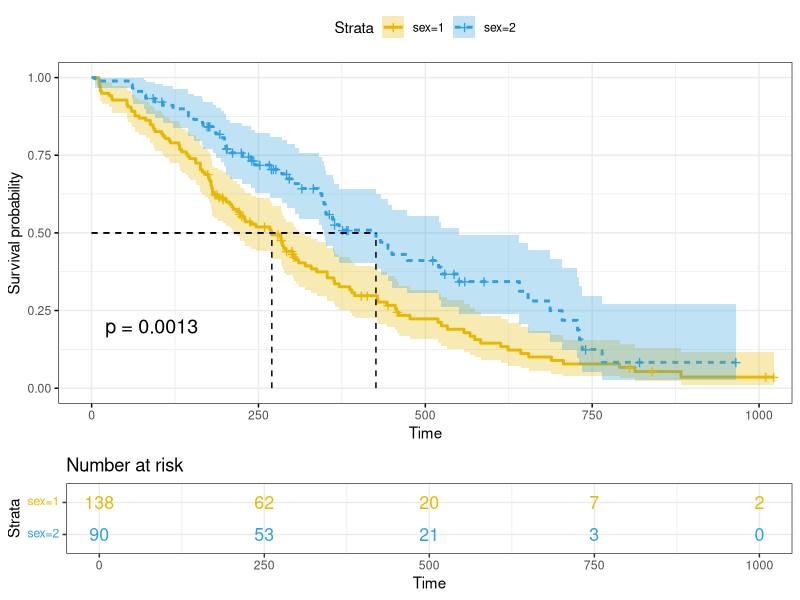
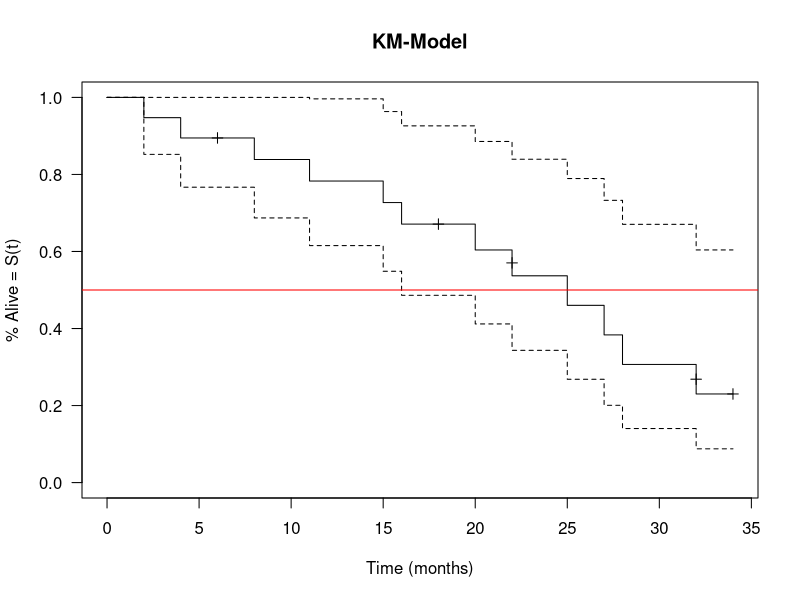
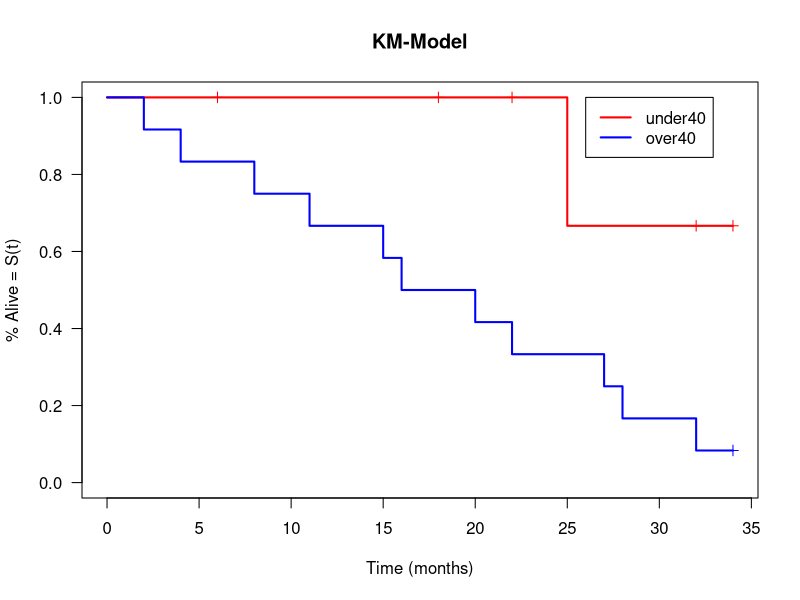
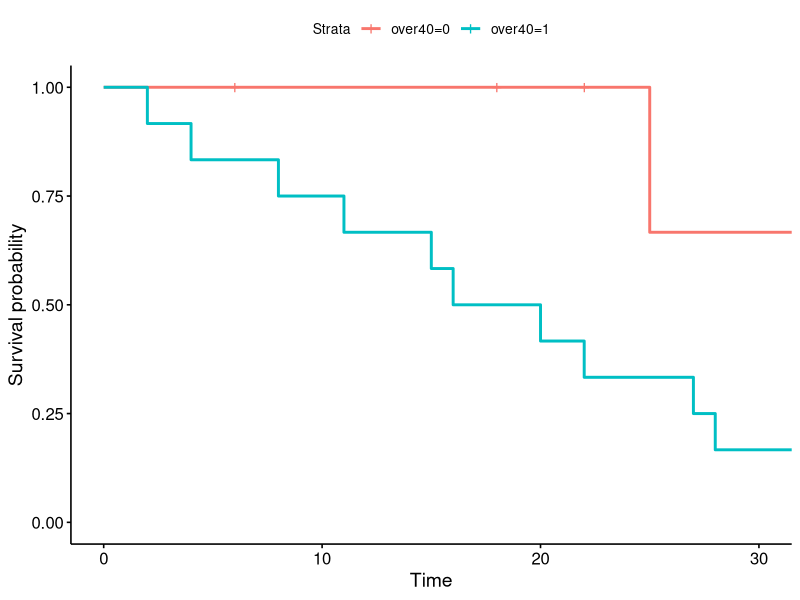

The R source for these figures, in order:
## ---- chunk 1
knitr::opts_chunk$set(echo = TRUE)
rm(list = ls())
## ---- chunk 2

library(tidyverse); library(survival); library(survminer); library(knitr)

head(lung) %>% kable()

## ---- chunk 3

fit <- survfit(Surv(time, status) ~ sex, data = lung)
print(fit)

## ---- chunk 4

fit <- survfit(Surv(time, status) ~ sex, data = lung)
print(fit)

d <- data.frame(time = fit$time,
                  n.risk = fit$n.risk,
                  n.event = fit$n.event,
                  n.censor = fit$n.censor,
                  surv = fit$surv,
                  upper = fit$upper,
                  lower = fit$lower
                  )
head(d) %>% kable()

## ---- chunk 5
ggsurvplot(
  fit,
  pval = TRUE, # p-value of the Log-Rank test comparing the groups using pval = TRUE
  conf.int = TRUE, # the 95% confidence limits 
  risk.table = TRUE, # Add risk table, 
                     # the number and/or the percentage of individuals at risk by time 
  risk.table.col = "strata", # Change risk table color by groups
  linetype = "strata", # Change line type by groups
  surv.median.line = "hv", # Specify median survival, horizontal/vertical line 
  ggtheme = theme_bw(), # Change ggplot2 theme
  palette = c("#E7B800", "#2E9FDF")
)
## ---- chunk 6

surv_diff <- survdiff(Surv(time, status) ~ sex, data = lung)
surv_diff

## ---- chunk 7

time   <- c(2,4,6,8,11,15,16,18,18,20,22,22,25,27,28,32,32,34,34)
death  <- c(1,1,0,1,1,1,1,0,0,1,0,1,1,1,1,0,1,0,0) # Censoring or not, 1 = died, 0 = censored 
over40 <- c(1,1,0,1,1,1,1,0,0,1,0,1,0,1,1,0,1,1,0)   # Is over 40 or not, 1 = YES, 0 = NO 

df <- tibble(time,death,over40)

# We use ~1 when there is no X variable ( additional categorical variable )
km.model <- survfit(Surv(time = time, event = death) ~ 1, 
                    type = "kaplan-meier")  # Kaplan-Meier is the default value 

km.model

## ---- chunk 8

summary(km.model)

## ---- chunk 9
plot(
  km.model,    # used model 
  conf.int = T,   # include confidence intervals 
  xlab = "Time (months)", 
  ylab = "% Alive = S(t)",
  main = "KM-Model",
  las = 1,       # rotatates the values on the y axis for better readability 
  mark.time = T  # adds the censored values to the graph as a tick
  )

abline(h = 0.5, col = "red")
## ---- chunk 10

# We use ~1 when there is no X variable ( additional categorical variable )
km.model2 <- survfit(Surv(time = time, event = death) ~ over40, 
                    type = "kaplan-meier")  # Kaplan-Meier is the default value 

km.model2 

## ---- chunk 11

summary(km.model2)

## ---- chunk 12

plot(
  km.model2,    # used model 
  conf.int = F,   # include confidence intervals 
  xlab = "Time (months)", 
  ylab = "% Alive = S(t)",
  main = "KM-Model",
  col = c("red","blue"),   # add colors to the plots
  lwd = 2,       # makes the line a bit more thick
  las = 1,       # rotatates the values on the y axis for better readability 
  mark.time = T  # adds the censored values to the graph as a tick
  )

legend(26,    # x coordinate for the box
       1,     # y coordinate for the box
       legend = c("under40","over40"),  # Names for the legend 
       lty = 1, # linetype
       lwd = 2, # linewidth
       col = c("red","blue"), 
       bty = "",  # boxtype shape
       cex = 1    # boxfont size
       )

## ---- chunk 13

survdiff(Surv(time,death)~ over40) # This can work with also more than 2 levels ( )

## ---- chunk 14

km.model2 <- survfit(Surv(time = time, event = death) ~ over40, 
                    type = "kaplan-meier")  # Kaplan-Meier is the default value 

p <- survminer::ggsurvplot(fit = km.model2,data = df)

p

